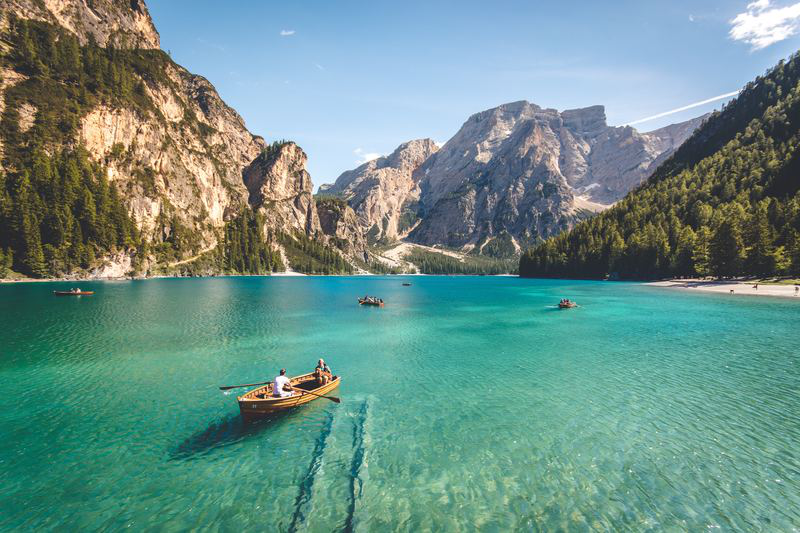
#> input picture pr_10/img.png, 800 x 533 px
$ python stitch.py   (older library calls are emulated)
#> lines starting #> are read from the running program, lines starting #| are printed output that depends on the picture; after the words box and inside, x2 and y2 are one past the last pixel; in counts of white or black regions, pixels touching at a corner belong together
import sys
import numpy as np
from imageio import imread, imwrite
from scipy.ndimage.filters import convolve
from PIL import Image
# tqdm is not strictly necessary, but it gives us a pretty progress bar
# to visualize progress.
from tqdm import trange

def calc_energy(img):
    filter_du = np.array([
        [1.0, 2.0, 1.0],
        [0.0, 0.0, 0.0],
        [-1.0, -2.0, -1.0],
    ])
    # This converts it from a 2D filter to a 3D filter, replicating the same
    # filter for each channel: R, G, B
    filter_du = np.stack([filter_du] * 3, axis=2)

    filter_dv = np.array([
        [1.0, 0.0, -1.0],
        [2.0, 0.0, -2.0],
        [1.0, 0.0, -1.0],
    ])
    # This converts it from a 2D filter to a 3D filter, replicating the same
    # filter for each channel: R, G, B
    filter_dv = np.stack([filter_dv] * 3, axis=2)

    img = img.astype('float32')
    convolved = np.absolute(convolve(img, filter_du)) + np.absolute(convolve(img, filter_dv))

    # We sum the energies in the red, green, and blue channels
    energy_map = convolved.sum(axis=2)

    return energy_map

def minimum_seam(img):
    r, c, _ = img.shape
    energy_map = calc_energy(img)
    M = energy_map.copy()
    backtrack = np.zeros_like(M, dtype=np.int)
    for i in range(1, r):
        for j in range(0, c):
            # Handle the left edge of the image, to ensure we don't index -1
            if j == 0:
                idx = np.argmin(M[i - 1, j:j + 2])
                backtrack[i, j] = idx + j
                min_energy = M[i - 1, idx + j]
            else:
                idx = np.argmin(M[i - 1, j - 1:j + 2])
                backtrack[i, j] = idx + j - 1
                min_energy = M[i - 1, idx + j - 1]
            M[i, j] += min_energy
    # print('Mshape: ', M.shape, 'bshape: ', backtrack.shape, 'M: ', M, 'backtrack: ', backtrack)
    return M, backtrack

def left_column(img):
    img_read = imread(img)
    r, c, _ = img_read.shape
    M, backtrack = minimum_seam(img_read)
    mask = np.ones((r, c), dtype=np.bool)
    j = np.argmin(M[-1])
    for i in reversed(range(r)):
        mask[i, j] = False
        j = backtrack[i, j]

    mask = np.transpose(mask)
    img_ = Image.open(img)
    img1 = img_.copy()
    img1 = img1.resize((img_.width,img_.height))
    img1 = img1.convert('RGBA')
    new_img = Image.new(size=(img_.width, img_.height), mode='RGBA')
    for i in range(img_.width):
        for j in range(img_.height):
            if mask[i,j] == False:
                # new_img.putpixel((i,j),(255,0,0,255))
                for k in range(i):
                    rgba = img1.getpixel((k,j))
                    new_img.putpixel((k,j),rgba)
    new_img.show()
    return new_img


def right_column(img):
    img_read = imread(img)
    r, c, _ = img_read.shape
    M, backtrack = minimum_seam(img_read)
    mask = np.ones((r, c), dtype=np.bool)
    j = np.argmin(M[-1])
    for i in reversed(range(r)):
        mask[i, j] = False
        j = backtrack[i, j]

    mask = np.transpose(mask)
    img_ = Image.open(img)
    img1 = img_.copy()
    img1 = img1.resize((img_.width,img_.height))
    img1 = img1.convert('RGBA')
    new_img = Image.new(size=(img_.width, img_.height), mode='RGBA')
    for i in range(img_.width):
        for j in range(img_.height):
            if mask[i,j] == False:
                # new_img.putpixel((i,j),(255,0,0,255))
                for k in range(i,img_.width):
                    rgba = img1.getpixel((k,j))
                    new_img.putpixel((k,j),rgba)
    new_img.show()
    return new_img

def main():
    out_left = left_column('img.png')
#> in left_column, img_read is the input picture: shape (533, 800, 3); mean R, G, B 106.8, 143.5, 135.9
#> in calc_energy, `convolved = np.absolute(convolve(img, filter_du)) + np.absolute(convol..`:
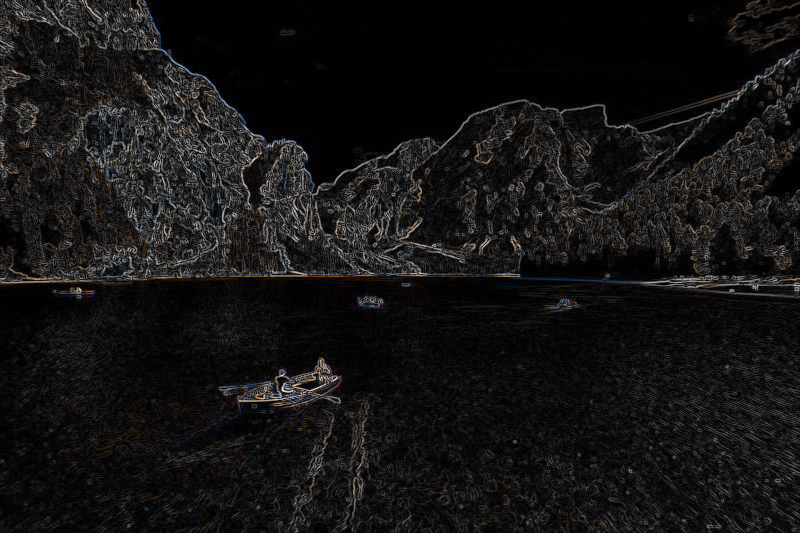
#> convolved: shape (533, 800, 3) float32; mean R, G, B 277.3, 265.2, 262.3; drawn with min black and max white
#> after the loop in minimum_seam, `for i in range(1, r):`:
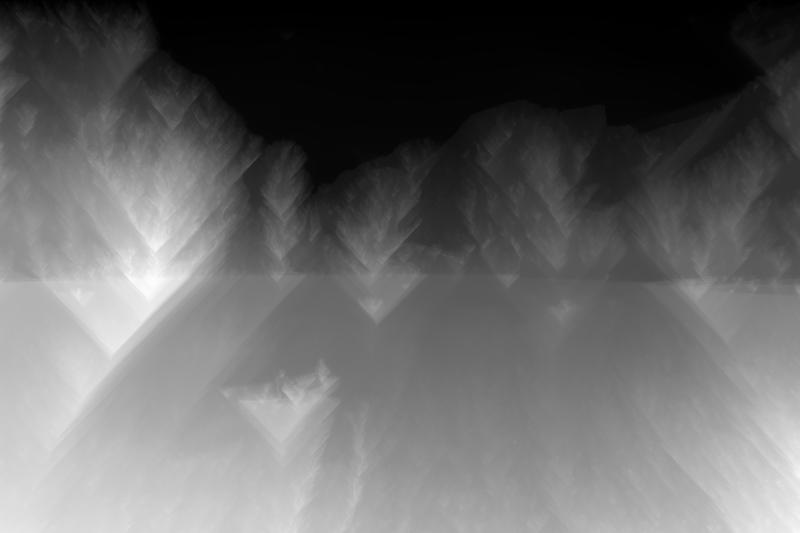
#> M: shape (533, 800) float32; min 0, max 178182, mean 72085.1; drawn with min black and max white
#> after the loop in minimum_seam, `for i in range(1, r):`:
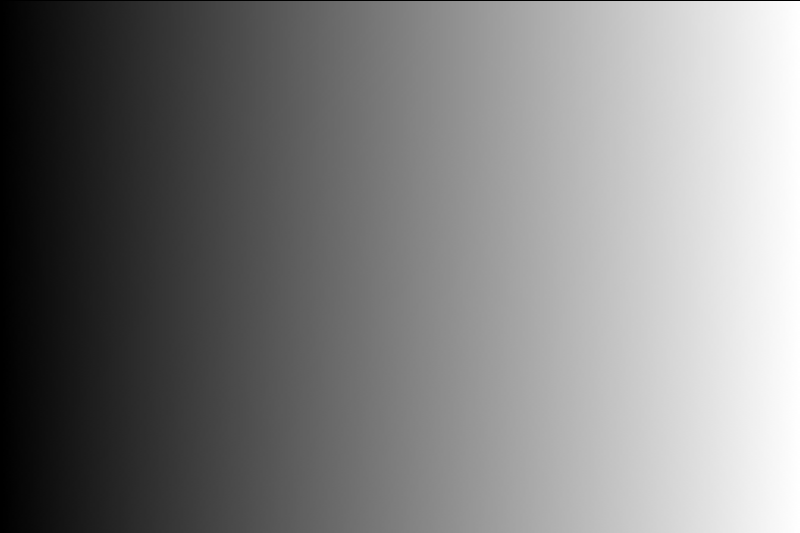
#> backtrack: shape (533, 800) int64; min 0, max 799, mean 398.7; drawn with min black and max white
#> in left_column, `j = np.argmin(M[-1])`: j = 552
#> the loop in left_column, `for i in reversed(range(r)):` made 533 passes
#> j on passes 1 to 3: 552, 553, 554
#> after the loop in left_column, `for i in reversed(range(r)):`:
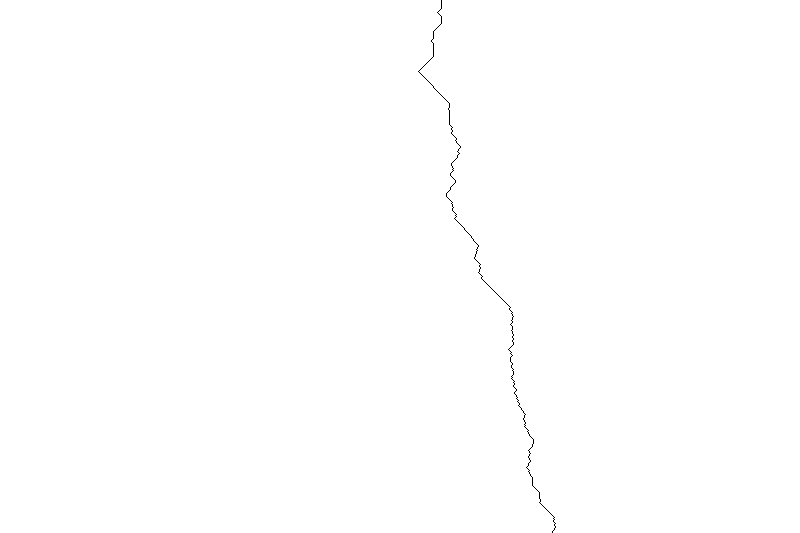
#> mask: shape (533, 800) bool; 99.9% white; black in thin lines or dots, all inside (x1, y1, x2, y2) = (418, 0, 556, 533)
#> in left_column, `mask = np.transpose(mask)`:
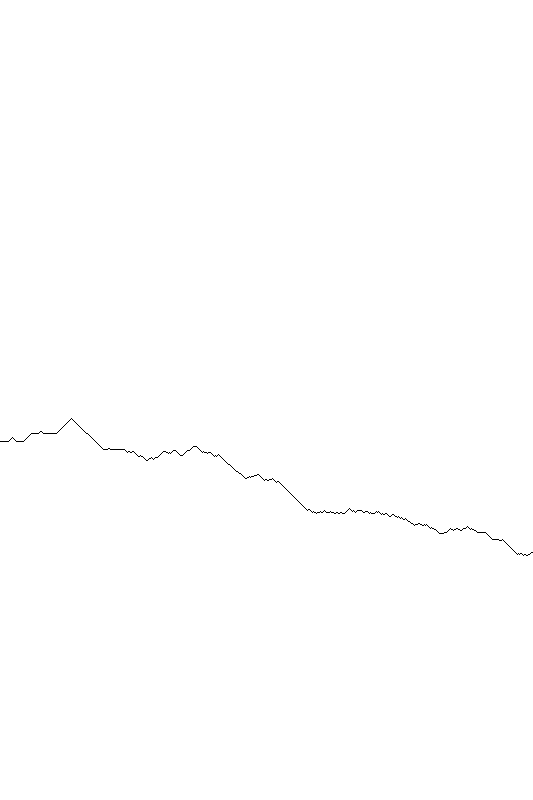
#> mask: shape (800, 533) bool; 99.9% white; black in thin lines or dots, all inside (x1, y1, x2, y2) = (0, 418, 533, 556)
#> in left_column, `new_img = Image.new(size=(img_.width, img_.height), mode='RGBA')`: new_img: PIL image 800x533 RGBA; every value is 0
#> after the loop in left_column, `for i in range(img_.width):`:
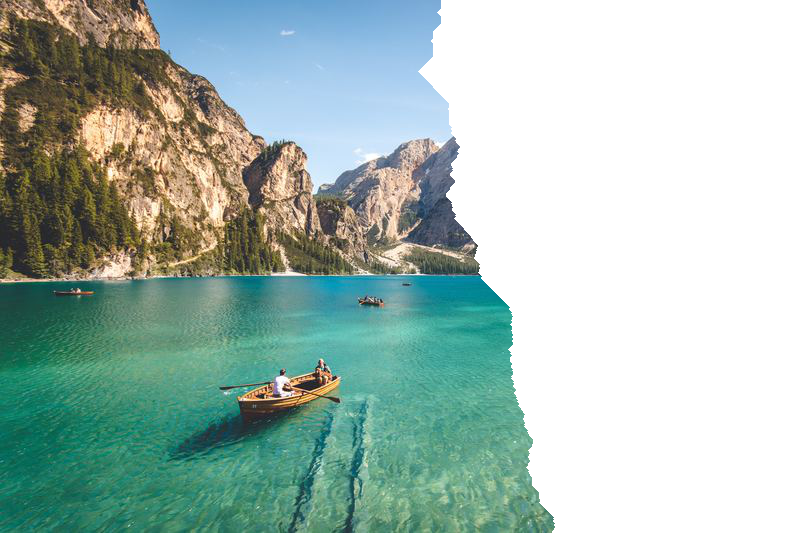
#> new_img: PIL image 800x533 RGBA; mean R, G, B, A 63.3, 85.7, 77.5, 154.3; transparent parts drawn white
    out_right = right_column('img.png')
#> the loop in right_column, `for i in reversed(range(r)):` made 533 passes
#> after the loop in right_column, `for i in range(img_.width):`:
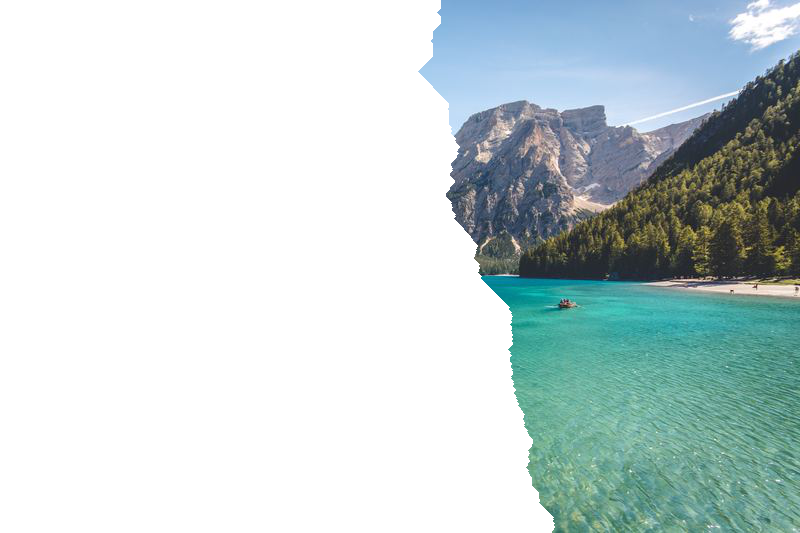
#> new_img: PIL image 800x533 RGBA; mean R, G, B, A 43.5, 57.8, 58.3, 100.7; transparent parts drawn white
    imwrite('stitch_left.png', out_left)
    imwrite('stitch_right.png', out_right)
    img = Image.open('stitch_left.png')
    background = Image.open('stitch_right.png')
    background.paste(img, (0, 0), img)
    background.save('stitch_overlap.png','PNG')
if __name__ == '__main__':
    main()

$ run again, with pr_10/stitch_blend.png copied over pr_10/img.png
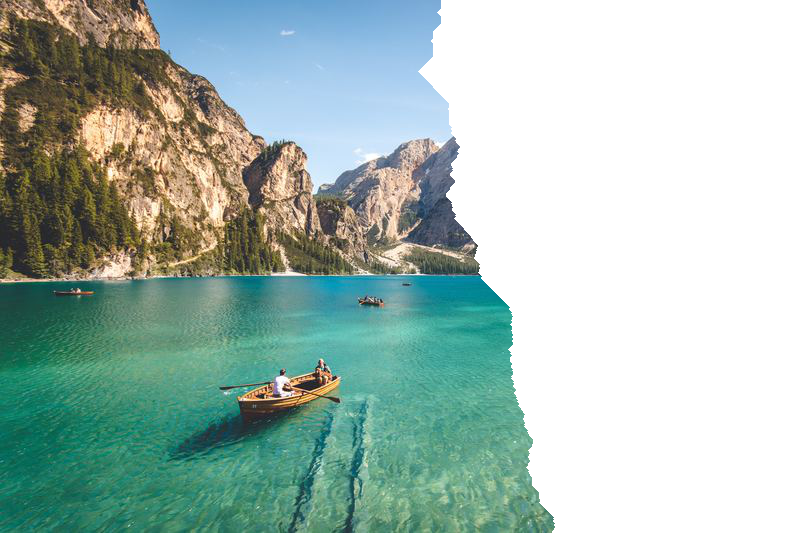
#> input picture pr_10/stitch_blend.png, 800 x 533 px
#> in left_column, img_read is the input picture: shape (533, 800, 4); mean R, G, B, A 63.3, 85.7, 77.5, 154.3
#> after the loop in minimum_seam, `for i in range(1, r):`:
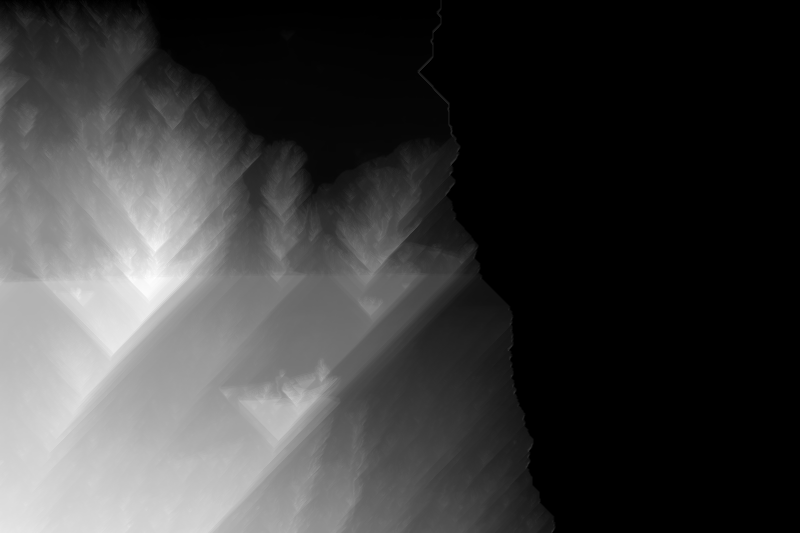
#> M: shape (533, 800) float32; min 0, max 179296, mean 43376.8; drawn with min black and max white
#> in left_column, `j = np.argmin(M[-1])`: j = 553
#> the loop in left_column, `for i in reversed(range(r)):` made 533 passes
#> j on passes 1 to 3: 554, 555, 555
#> in left_column, `mask = np.transpose(mask)`:
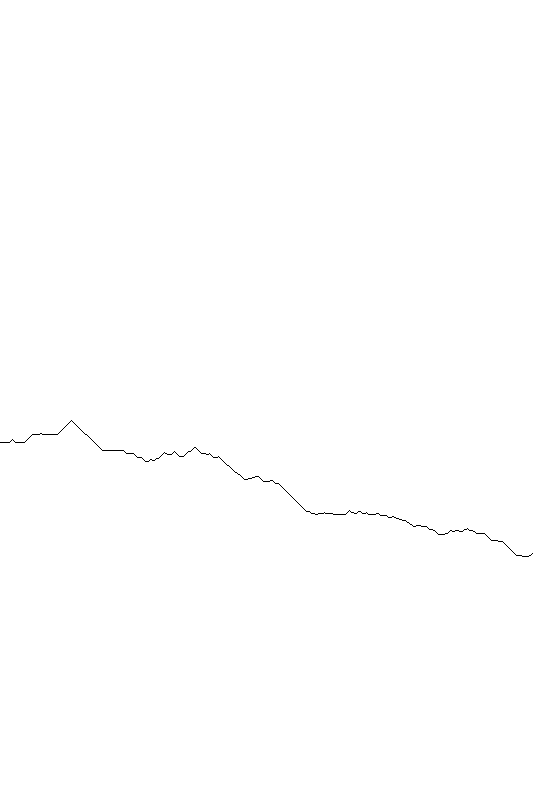
#> mask: shape (800, 533) bool; 99.9% white; black in thin lines or dots, all inside (x1, y1, x2, y2) = (0, 420, 533, 557)
#> new_img: PIL image 800x533 RGBA; every value is 0
#> the loop in right_column, `for i in reversed(range(r)):` made 533 passes

$ run again, with pr_10/seam_carving.jpg saved as pr_10/img.png
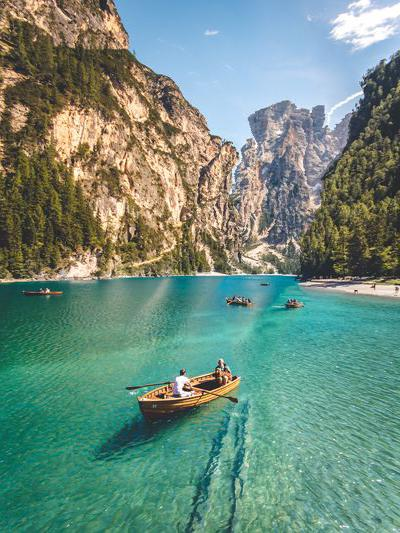
#> input picture pr_10/seam_carving.jpg, 400 x 533 px
#> in left_column, img_read is the input picture: shape (533, 400, 3); mean R, G, B 110.2, 139.9, 126.4
#> in left_column, `j = np.argmin(M[-1])`: j = 70
#> the loop in left_column, `for i in reversed(range(r)):` made 533 passes
#> j on passes 1 to 3: 70, 70, 71
#> after the loop in left_column, `for i in reversed(range(r)):`:
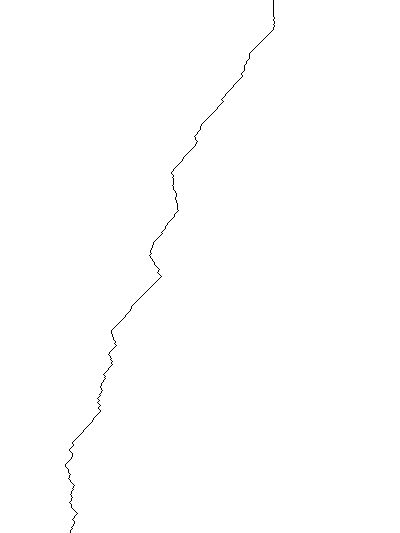
#> mask: shape (533, 400) bool; 99.8% white; black in thin lines or dots, all inside (x1, y1, x2, y2) = (65, 0, 275, 533)
#> the loop in right_column, `for i in reversed(range(r)):` made 533 passes
#> after the loop in right_column, `for i in range(img_.width):`:
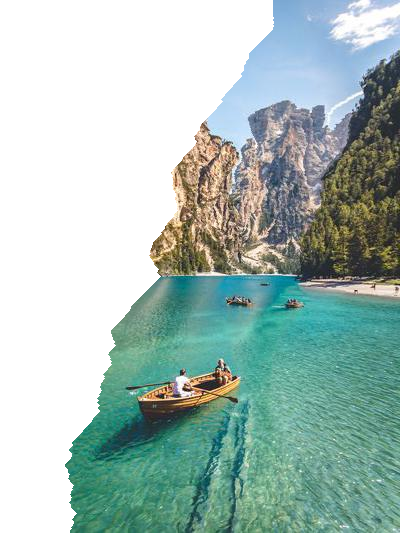
#> new_img: PIL image 400x533 RGBA; mean R, G, B, A 67.8, 91.2, 85, 157.1; transparent parts drawn white
